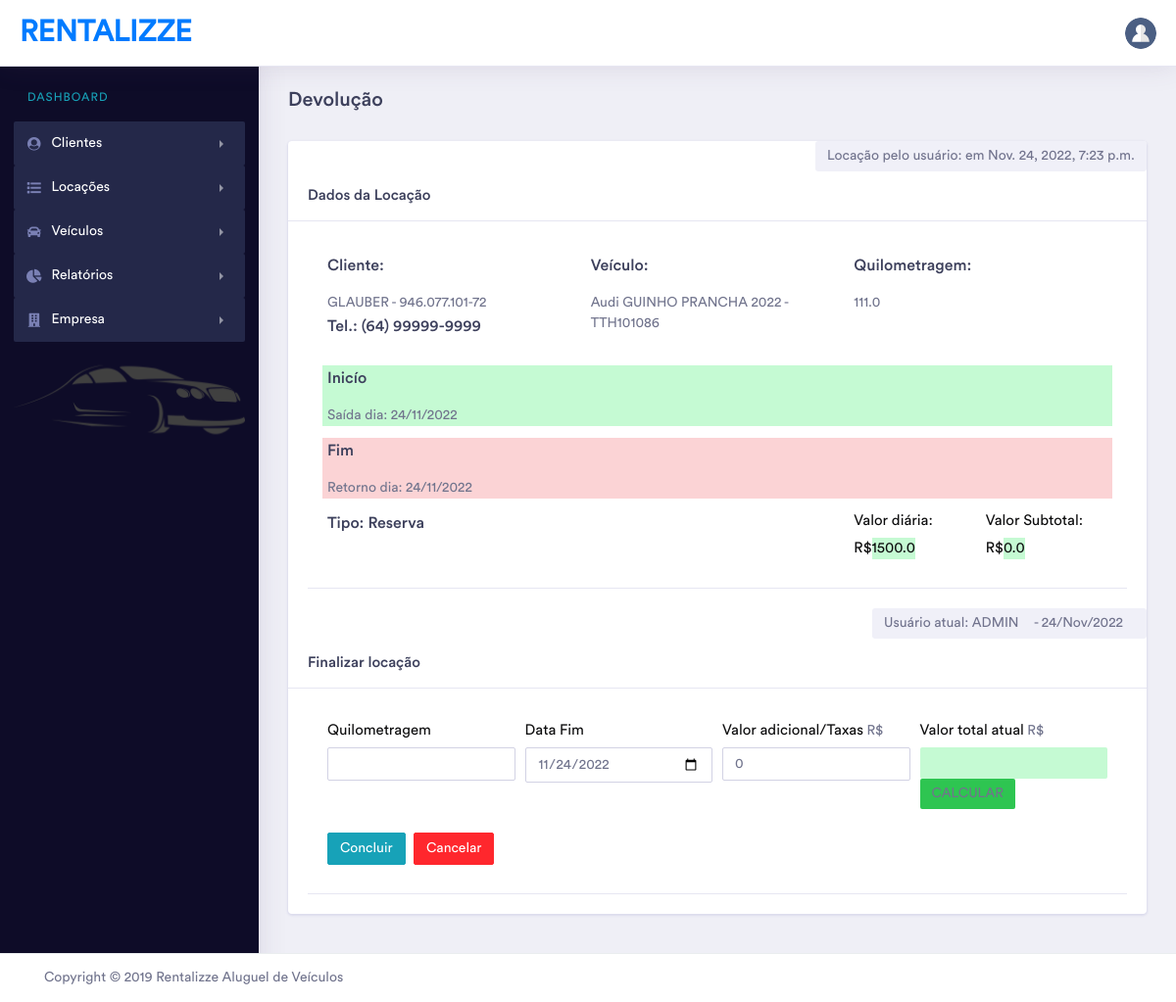
/fim_locacao/1 (signed in), run on the app's committed database.
### sistema/models.py (models this page shows, shortened)
class Locacao(models.Model):
    STATUS_CHOICES = (('Ativo', 'Ativo'), ('Inativo', 'Inativo'))
    TIPO_CHOICES = (('Reserva', 'Reserva'), ('Saída', 'Saída'))
    data_locacao = models.DateField()
    data_devolucao = models.DateField()
    usuario =  CurrentUserField()
    cliente = models.ForeignKey(Cliente, on_delete=models.CASCADE)
    carro = models.ForeignKey('Automovel', on_delete=models.CASCADE)
    criado_em = models.DateTimeField(auto_now=True)
    modificacado_em = models.DateTimeField(auto_now_add=True)
    tipo = models.CharField(max_length=7, choices=TIPO_CHOICES)
    valor_locacao = models.FloatField()
    valor_diaria = models.FloatField()
    status = models.CharField(max_length=12, choices=STATUS_CHOICES, default='Ativo')

class Cliente(models.Model):
    STATUS_CHOICES = (('Ativo', 'Ativo'), ('Inativo', 'Inativo'))
    nome_cliente = models.CharField(max_length=200)
    cpf_cliente = models.CharField(max_length=14, unique=True, null=True, blank=True)
    telefone_cliente = models.CharField(max_length=20)
    email_cliente = models.CharField(max_length=120)
    rg_cliente = models.CharField(max_length=50)
    cnpj_cliente = models.CharField(max_length=50, unique=True, blank=True, null=True)
    cnh_cliente = models.CharField(max_length=100)
    validade_cnh = models.DateField(max_length=50)
    criado_em = models.DateTimeField(auto_now=True)
    rua = models.CharField(max_length=200)
    numero = models.IntegerField()
    complemento = models.CharField(max_length=200, default='SEM', blank=True)
    cep = models.CharField(max_length=10)
    bairro = models.CharField(max_length=200)
    estado = models.CharField(max_length=2)
    cidade = models.CharField(max_length=200)
    modificado_em = models.DateTimeField(auto_now_add=True)
    status = models.CharField(max_length=7, choices=STATUS_CHOICES)
    def __str__(self):
        if self.cpf_cliente:
            return self.nome_cliente + ' - ' + self.cpf_cliente
        return self.nome_cliente + ' - ' + self.cnpj_cliente

class Automovel(models.Model):
    STATUS_CHOICES = (
        ('Disponível', 'Disponível'),
        ('Indisponível', 'Indisponível'),
    )
    COMBUSTIVEL_CHOICES = (
        ('Gasolina', 'Gasolina'), ('Flex', 'Flex'),
        ('Diesel', 'Diesel'), ('Híbrido/Elétrico', 'Híbrido/Elétrico'),
    )
    MARCA_CHOICES = (
        ('Mercedes - Benz', 'Mercedes - Benz'), ('Audi', 'Audi'),('BMW', 'BMW'),
        ('Volkswagen',  'Volkswagen'), ('Chevrolet', 'Chevrolet'), ('Renault', 'Renault'),
        ('Ford', 'Ford'), ('Toyota', 'Toyota'), ('Fiat', 'Fiat'), ('Hyundai', 'Hyundai'),
        ('Peugeot', 'Peugeot'), ('Lexus', 'Lexus'), ('Kia','Kia'), ('Citroën', 'Citroën'),
        ('Nissan', 'Nissan'), ('Mitsubishi', 'Mitsubishi'), ('Chery', 'Chery'),('Jeep', 'Jeep'),
    )
    CATEGORIA_CHOICES = (
        ('Utilitário Esportivo', 'Utilitário Esportivo'),
        ('Sedã', 'Sedã'), ('Conversível / Cupê', 'Conversível / Cupê'),
        ('Hatch', 'Hatch'), ('Picape', 'Picape'), ('Hibrido / Elétrico', 'Hibrido / Elétrico'),
        ('Van','Van'), ('Outro', 'Outro'),
    )
    NRO_PORTAS_AUTOMOVEL_CHOICES =(
        ('2', '2 Portas'),
        ('3', '3 Portas'),
        ('4', '4 Portas'),
        ('5', '5 Portas'), # Existe!
    )
    placa_automovel = models.CharField(max_length=15, unique=True,
                                       error_messages={'unique':"Já há um automóvel com esta placa!"})
    cor_automovel = models.CharField(max_length=20)
    nro_portas_automovel = models.CharField(max_length=10, choices=NRO_PORTAS_AUTOMOVEL_CHOICES)
    tipo_combustivel_automovel = models.CharField(max_length=50, choices=COMBUSTIVEL_CHOICES)
    quilometragem_automovel = models.FloatField()
    renavam_automovel = models.CharField(max_length=20, unique=True)
    valor_locacao = models.FloatField()
    motor = models.CharField(max_length=3)
    marca = models.CharField(choices=MARCA_CHOICES, max_length=50)
    modelo = models.CharField(max_length=200)
    ano = models.PositiveIntegerField()
    criado_em = models.DateTimeField(auto_now=True)
    categoria = models.CharField(choices=CATEGORIA_CHOICES, max_length=50)
    modificacado_em = models.DateTimeField(auto_now_add=True)
    status = models.CharField(max_length=12, choices=STATUS_CHOICES, default='Disponível')

### sistema/views.py (the view, shortened to what this page needs)
# urls.py: path('fim_locacao/<id>', views.finalizar_loc, name='finalizar_loc'),
@login_required
def finalizar_loc(request, id):
    dados = Locacao.objects.get(id=id)
    form = FimLocacaoForm()
    return render(request, 'sistema/fim_locacao.html', {'dados': dados,'form':form})

### sistema/forms.py
class FimLocacaoForm(forms.Form):
    quilometragem = forms.FloatField(widget=forms.NumberInput())
    data_devolucao_f = forms.DateField(
        widget=forms.DateInput(attrs={'value': date.today(), 'type': 'date', 'class': 'form-control'}))
    valor_adicional = forms.FloatField(
        required=False,
        widget=forms.NumberInput(
            attrs={'class': 'form-control','value':'0'}
        )
    )
    valor_locacao_f = forms.CharField(
        required=False,
        widget=forms.NumberInput(
            attrs={'class': 'form-control border-0 bg-success-light', 'readonly':'true'}
        )
    )
    def __init__(self, *args, **kwargs):
        for l in self.base_fields:
            if not self.base_fields[l].widget.attrs.get('class'):
                self.base_fields[l].widget.attrs['class'] = 'form-control'
        super(FimLocacaoForm, self).__init__(*args, **kwargs)

### templates/sistema/fim_locacao.html (shortened to what this page needs)
{% extends 'sistema/base.html' %}
{% load tags %}
{% block conteudo_janela %}
    <div class="row">
        <div class="col-xl-12 col-lg-12 col-md-12 col-sm-12 col-12">
            <div class="page-header">
                <h3 class="mb-2">Devolução</h3>
            </div>
        </div>
    </div>
    <div class="row">
        <div class="col-12">
            <div class="card">
                <ul class="navbar-nav ml-auto">
                    <li class="nav-item">
                        <div class="btn-light btn-sm" disabled="true" align="center">
                            Locação pelo usuário:
                            em {{ dados.criado_em }}
                        </div>
                    </li>
                </ul>
                <h5 class="card-header">Dados da Locação</h5>
                <div class="card-body">
                    <div class="card-header">
                        <div class="form-row">
                            <div class="form-group col-md">
                                <h4>Cliente:</h4>{{ dados.cliente }}
                                <h4>Tel.: <span>{{ dados.cliente.telefone_cliente }}</span></h4>
                            </div>
                            <div class="form-group col-md">
                                <h4>Veículo:</h4> {{ dados.carro.marca }} {{ dados.carro.modelo }} {{ dados.carro.ano }} - {{ dados.carro.placa_automovel }}
                            </div>
                            <div class="form-group col-md">
                                <h4>Quilometragem:</h4> {{ dados.carro.quilometragem_automovel }}
                            </div>
                        </div>
                        <div class="form-row">
                            <div class="form-group col-md bg-success-light">
                                <h4>Inicío</h4>
                                Saída dia: {{ dados.data_locacao | date:'d/m/Y' }}
                            </div>
                        </div>
                        <div class="form-row">
                            <div class="form-group col-md bg-danger-light">
                                <h4>Fim</h4>
                                Retorno dia: {{ dados.data_devolucao | date:'d/m/Y' }}
                            </div>
                        </div>
                        <div class="form-row">
                            <div class="form-group col-md">
                                <h4>Tipo: <span>{{ dados.tipo }}</span></h4>
                            </div>
                            <div class="form-group col-md-2">
                                <label>Valor diária:</label>
                                <label class="custom-control-inline">
                                    R$<span id="diaria" class="bg-success-light">{{ dados.valor_diaria }}</span>
                                </label>
                            </div>
                            <div class="form-group col-md-2">
                                <label id="tot">Valor Subtotal:</label>
                                <label class="custom-control-inline">
                                    R$<span id="subtot" class="bg-success-light">{{ dados.valor_locacao }}</span>
                                </label>
                            </div>
                        </div>
                    </div>
                </div>
                {% if user.is_authenticated %}
                    <ul class="navbar-nav ml-auto">
                        <li class="nav-item">
                            <div class="btn-light btn-sm" disabled="true" align="center">
                                Usuário atual: <span class="text-uppercase">{{ user.username }}</span>
                                <span class="btn-sm"> - {% now "j/M/Y" %}</span>
                            </div>
                        </li>
                    </ul>
                {% endif %}
                <h5 class="card-header">Finalizar locação</h5>
                <div class="card-body">
                    <form class="card-header" method="post">
                        <div class="form-row">
                            <div class="form-group col-md">
                                <label for="automovel">Quilometragem</label>
                                {{ form.quilometragem }}
                            </div>
                            <div class="form-group col-md">
                                <label for="dt_hora_devolucao">Data Fim</label>
                                {{ form.data_devolucao_f }}
                            </div>
                            <div class="form-group col-md">
                                <label for="id_valor_adicional" >Valor adicional/Taxas</label>
                                R${{ form.valor_adicional }}
                            </div>
                            <div class="form-group col-md">
                                <label for="id_valor_locacao_f" id="total">Valor total atual</label>
                                R${{ form.valor_locacao_f }}
                                <a class="btn btn-success btn-sm border-0" onclick="calcular();">CALCULAR</a>
                            </div>
                        </div>
                        <div class="form-group row text-left">
                            <div class="col col-sm-10 col-lg-9 offset-sm-1 offset-lg-0">
                                <button type="submit" class="btn btn-space btn-primary btn-sm">Concluir</button>
                                <button class="btn btn-space btn-secondary btn-sm">Cancelar</button>
                            </div>
                        </div>
                    </form>
                </div>
            </div>
        </div>
    </div>
{% endblock %}

### data on the page
Locacao: criado_em "Nov. 24, 2022, 7:23 p.m.", cliente "GLAUBER - 946.077.101-72", cliente.telefone_cliente "(64) 99999-9999", carro.marca "Audi", carro.modelo "GUINHO PRANCHA", carro.ano "2022", carro.placa_automovel "TTH101086", carro.quilometragem_automovel "111.0", data_locacao "24/11/2022", data_devolucao "24/11/2022", tipo "Reserva", valor_diaria "1500.0", valor_locacao "0.0"

### other printed values
{{ user.username }} "ADMIN"
